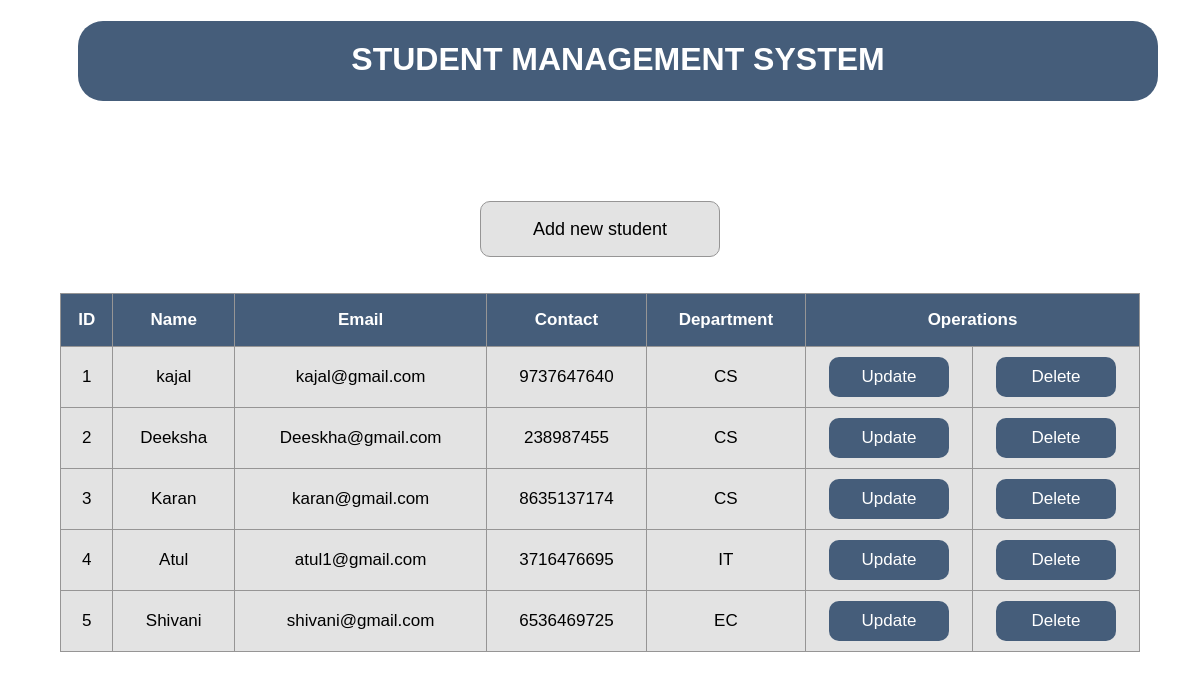
The page / on the database its author committed.
### tables this page shows
CREATE TABLE students (student_id integer primary key autoincrement, student_name text not null, student_email text not null, student_phoneno integer not null, student_dept text not null );

### main.py (the view)
@app.route('/')
def view():
    connection = sqlite3.connect("student.db")
    connection.row_factory = sqlite3.Row
    cursor = connection.cursor()
    cursor.execute("SELECT * FROM students")
    rows = cursor.fetchall()
    return render_template("index.html", rows=rows)

### templates/index.html (shortened to what this page needs)
<!DOCTYPE html>
<html lang="en">
<head>
    <link rel="stylesheet" href="{{url_for('static', filename='css/index.css')}}">
</head>
<body>
<div>
    <div class="heading"><h1>STUDENT MANAGEMENT SYSTEM</h1></div>
    <a href="/add"><button class="btn">Add new student</button></a>
    <br><br><br>
    <table border="1" align="center">
        <tr>
            <th>ID</th>
            <th>Name</th>
            <th>Email</th>
            <th>Contact</th>
            <th>Department</th>
            <th colspan="2"> Operations </th>
        </tr>
        {% for row in rows %}
        <tr>
            <td>{{ row["student_id"] }}</td>
            <td>{{ row["student_name"] }}</td>
            <td>{{ row["student_email"] }}</td>
            <td>{{ row["student_phoneno"] }}</td>
            <td>{{ row["student_dept"] }}</td>
            <td>
                <form action="/update" method="POST">
                    <button name="toupdate" value={{row["student_id"]}} class="update">Update</button>
                </form>
            </td>
            <td>
                <form action="/delete" method="POST">
                    <button name="todelete" value={{row["student_id"]}} class="delete">Delete</button>
                </form>
            </td>
        </tr>
        {% endfor %}
    </table>
</div>
</body>
</html>

### static/css/index.css (style rules this page uses)
div { text-align: center; }
.heading { background-color: #455d7a; color: white; height: 80px; border-radius: 25px; width: 90vw; text-align: center; margin-left: 70px; }
h1 { padding-top: 20px; text-align: center; font-family: Arial, Helvetica, sans-serif; }
td, th { border: 1px solid #969595; padding: 10px; height: 4vh; }
table { font-size: 17px; width: 90vw; border-collapse: collapse; text-align: center; font-family: Arial, Helvetica, sans-serif; }
td { background-color: #e3e3e3; }
th { background-color: #455d7a; color: white; }
.btn { margin-top: 100px; width: 20vw; height: 7vh; background-color: #e3e3e3; border:none; border: 1px solid #969595; border-radius: 10px; font-size: 18px; cursor: pointer; }
td:nth-child(6), td:nth-child(7) { padding:10px 0 10px 0; }
.update, .delete { width: 10vw; height: 5vh; font-size: 17px; background-color: #455d7a; border: none; cursor: pointer; padding:0; border-radius: 10px; color:white; }

### rows shown on the page
students: student_id "1", student_name "kajal", student_email "kajal@gmail.com", student_phoneno "9737647640", student_dept "CS"
students: student_id "2", student_name "Deeksha", student_email "Deeskha@gmail.com", student_phoneno "238987455", student_dept "CS"
students: student_id "3", student_name "Karan", student_email "karan@gmail.com", student_phoneno "8635137174", student_dept "CS"
students: student_id "4", student_name "Atul", student_email "atul1@gmail.com", student_phoneno "3716476695", student_dept "IT"
students: student_id "5", student_name "Shivani", student_email "shivani@gmail.com", student_phoneno "6536469725", student_dept "EC"
